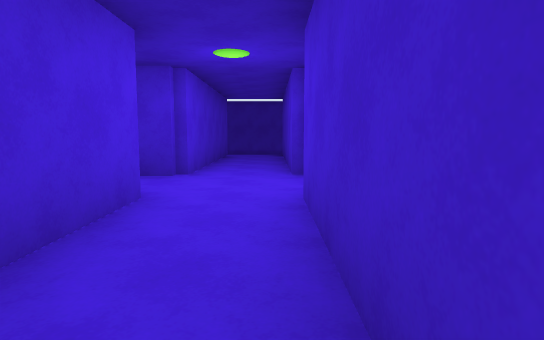
[1] (above)

24 first-person views from a walk through a 3-D level made in the Unity game engine. The camera is 1.3 m above the floor, tilts 6° down and sees 75° across. The floor is counted in squares, 2 m on a side. Each view is taken from the middle of a square. On the plan, view 1 faces up. The plan holds only what a view shows up to about 10 squares ahead; the rest is blank. The place goes on beyond the plan. The player character is not drawn.

[2]
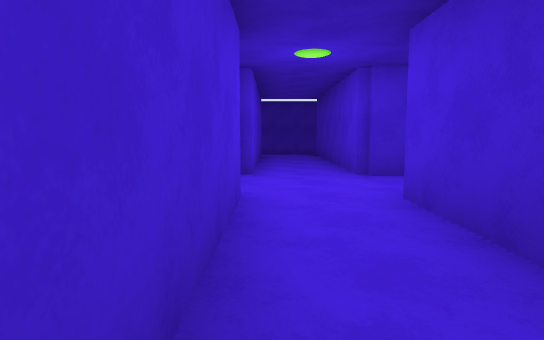

[3]
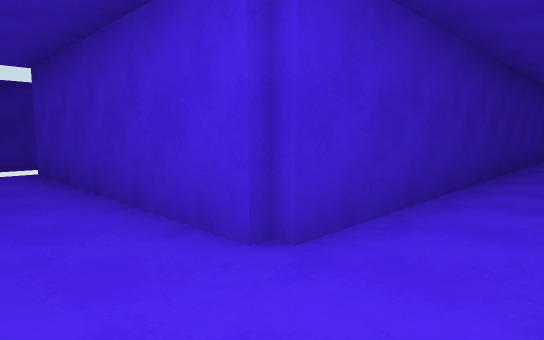

[4]
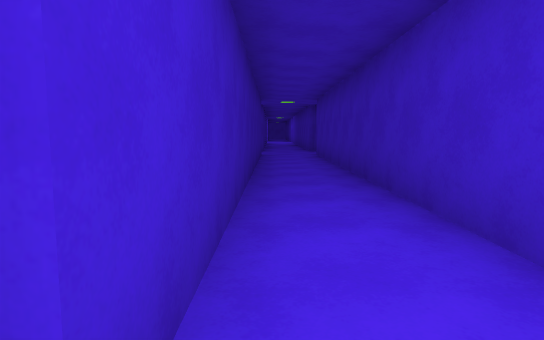

[5]
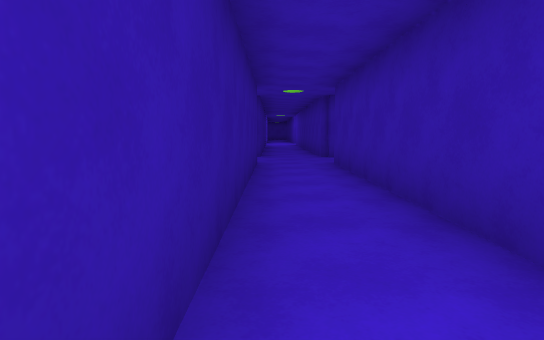

[6]
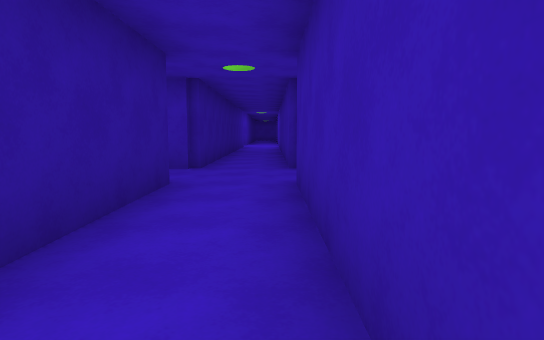

[7]
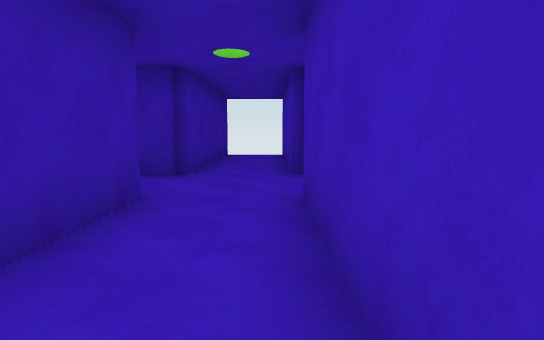

[8]
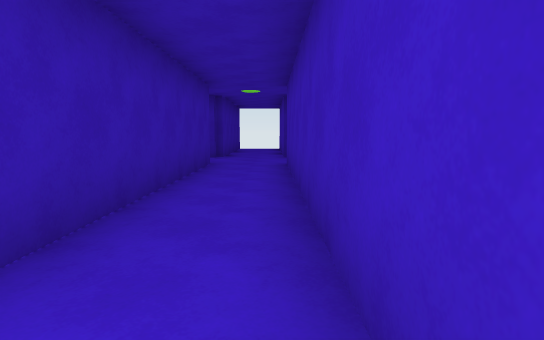

[9]
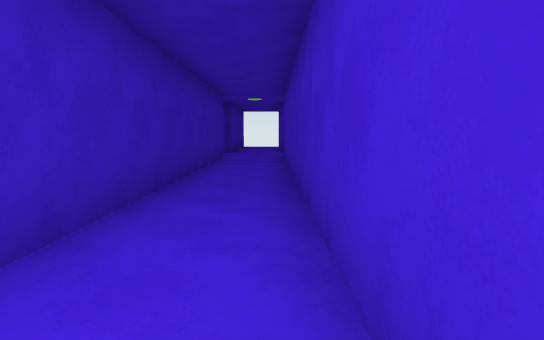

[10]
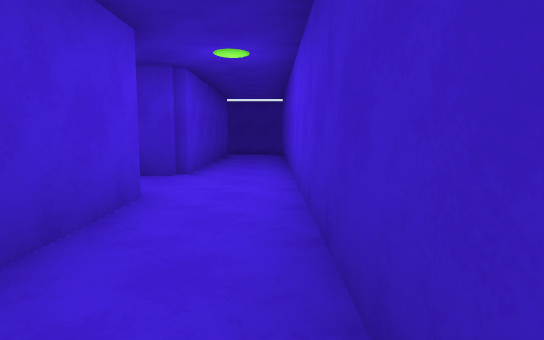

[11]
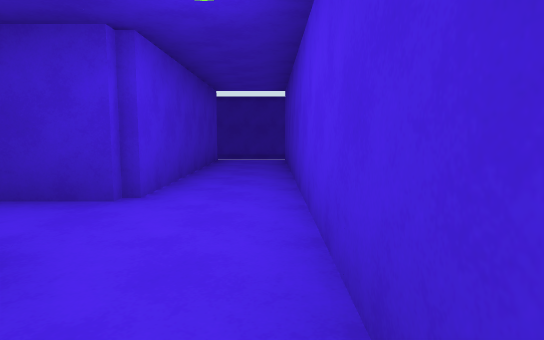

[12]
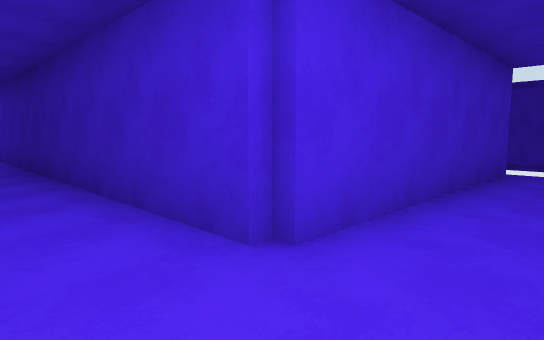

[13]
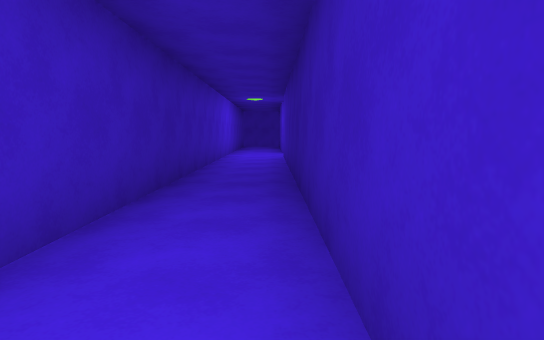

[14]
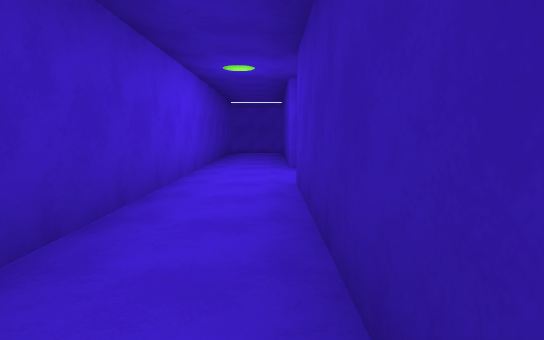

[15]
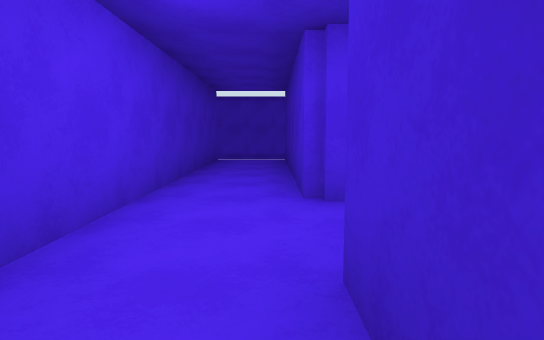

[16]
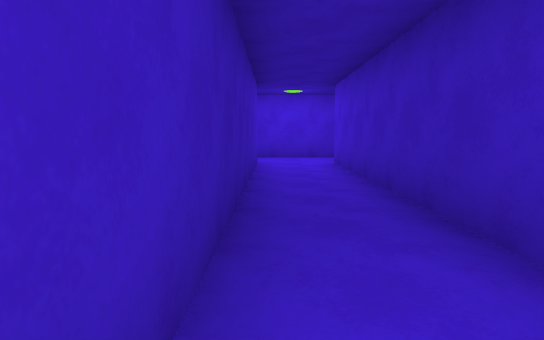

[17]
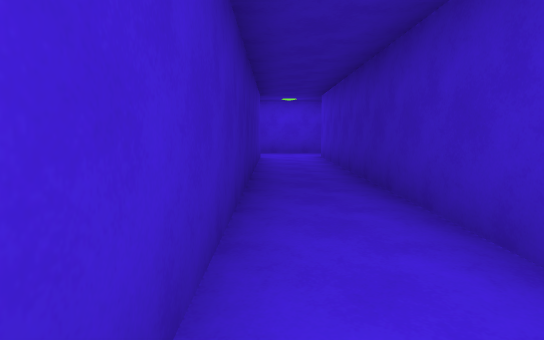

[18]
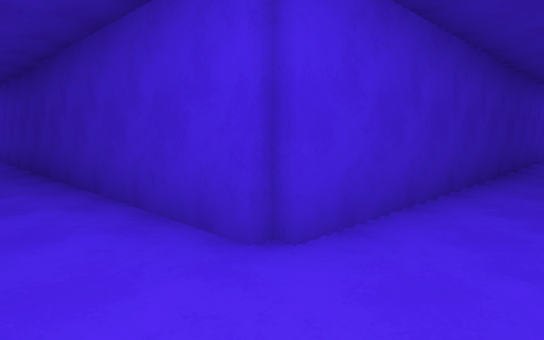

[19]
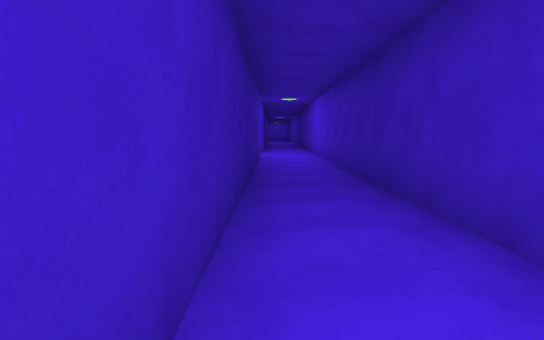

[20]
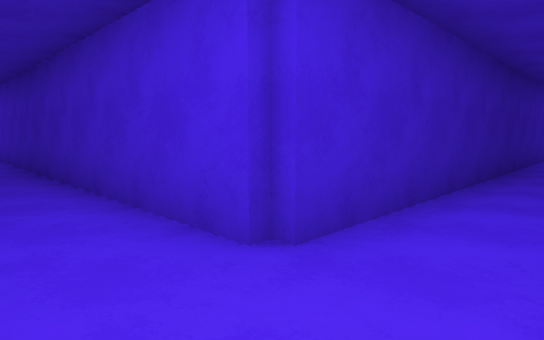

[21]
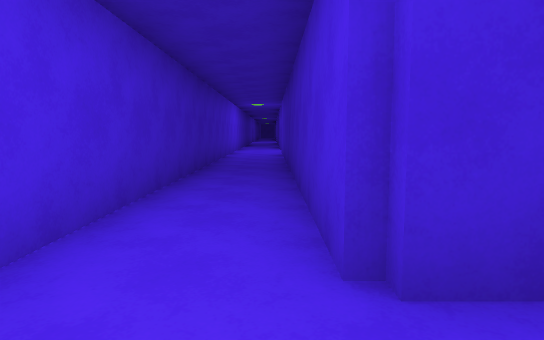

[22]
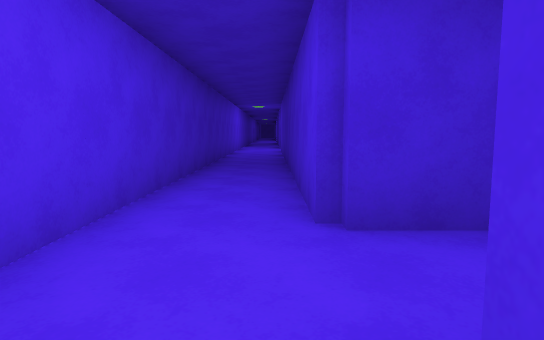

[23]
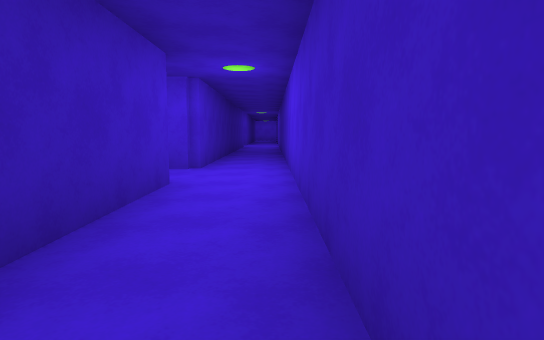

[24]
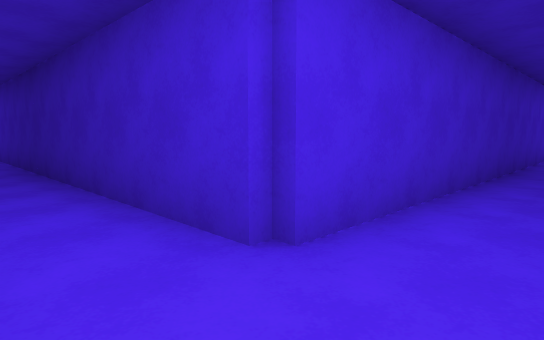

### Floor plan
Points are (right, up) in squares from view 1. A wall is a line through its corners. A room is listed if a view was taken in it or the views show most of it. See-through windows are left out.
Room 1 (views 1, 2, 3, 4, 5, 6, 7, 8, 9, 10, 11, 12, 13, 14, 15, 16, 17, 18, 19, 20, 21, 22, 23, 24)
walls: (10.7, 15.5) (10.7, 5.3) (0.3, 5.3) (0.3, 10.5); (10.7, 22.5) (10.7, 17.3) (0.3, 17.3) (0.3, 27.7) (14.5, 27.7); (-1.3, 10.1) (-1.3, 5.3) (-2, 5.3); (-1.3, 25.4) (-1.3, 17.3) (-6.5, 17.3); (-6.5, 15.7) (8.4, 15.7); (1.6, 3.7) (10.7, 3.7) (10.7, -1); (-1.3, 3.5) (-1.3, 0.4); (14.5, 5.3) (12.3, 5.3) (12.3, 22.5); (14.5, 29.3) (12.3, 29.3) (12.3, 29.9); (0.3, 0.4) (0.3, 3.5); (12.3, -1.1) (12.3, 3.7) (14.5, 3.7); (10.7, 37.5) (10.7, 29.3) (0.3, 29.3) (0.3, 37.5); (-1.3, 37.5) (-1.3, 28.6)

Positions as (right, up) in squares from view 1, and headings:
1: (0, 0), facing up
2: (-1, 0), facing up
3: (-1, 4), facing up-right
4: (0, 5), facing right
5: (3, 5), facing right
6: (6, 4), facing right
7: (11, 9), facing down
8: (11, 13), facing down
9: (11, 15), facing down
10: (12, 12), facing up
11: (12, 14), facing up
12: (12, 16), facing up-left
13: (10, 17), facing left
14: (5, 17), facing left
15: (2, 17), facing left
16: (0, 25), facing down
17: (0, 27), facing down
18: (-1, 29), facing down-right
19: (1, 29), facing right
20: (-1, 28), facing up-right
21: (0, 28), facing up
22: (0, 27), facing up
23: (6, 28), facing right
24: (12, 28), facing up-left
